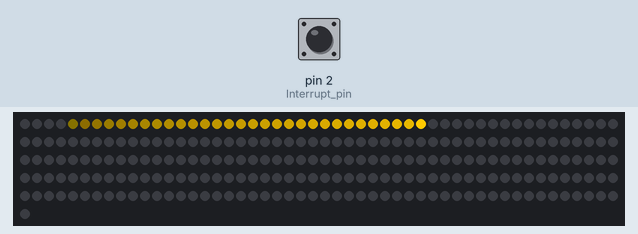
Recording of a sketch running on a simulated Arduino Uno, built with avr-gcc and run on an emulated ATmega328P. Parts: 251 RGB LEDs in strip order, left to right, continuing on the next row. The test bench sets the inputs (shaded band); at power-on: pin 2 (Interrupt_pin) LOW.

Above: at 1.2 s.
1.3 s: pin 2 (Interrupt_pin) pulled HIGH for 3.2 s
At 6.01 s:
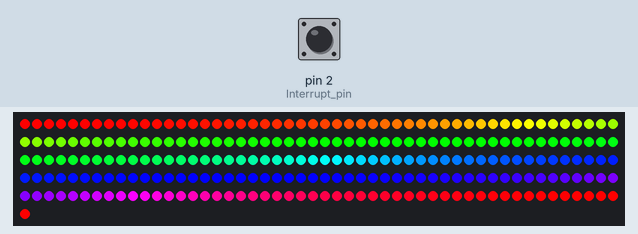
7.5 s: pin 2 (Interrupt_pin) pulled HIGH for 0.15 s
At 9.74 s:
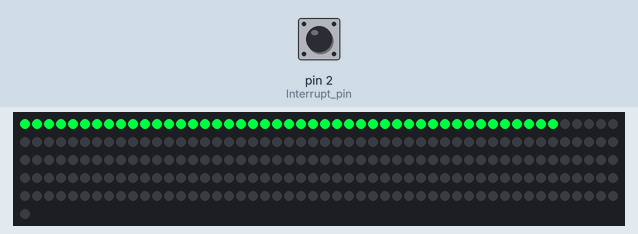
10.6 s: pin 2 (Interrupt_pin) pulled HIGH for 1 s
At 14.25 s:
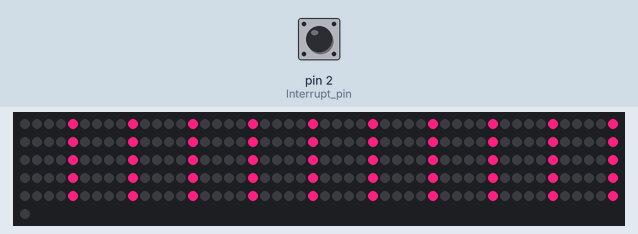
14.3 s: pin 2 (Interrupt_pin) pulled HIGH for 0.15 s
At 17.16 s:
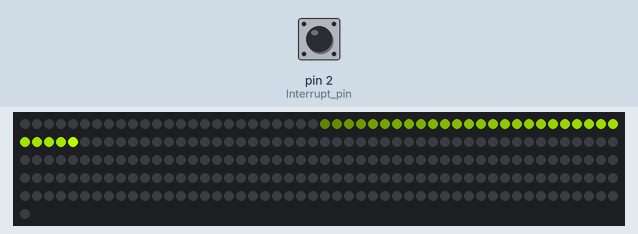

Measured:
- after the input at 1.3 s, the LEDs: first change at once (image 1 shows a later state)
- after the input at 7.5 s, the LEDs: first change at once (image 2 shows a later state)
- after the input at 10.6 s, the LEDs: first change at once (image 3 shows a later state)
- after the input at 14.3 s, the LEDs: first change at once (image 4 shows a later state)

The sketch:

PuppetBase.ino
```cpp
#include <Adafruit_NeoPixel.h>
volatile bool lightsOff = false;
Adafruit_NeoPixel strip(251, 6, NEO_GRB + NEO_KHZ800);

enum EffectType { EFFECT_CYLON, EFFECT_RAINBOW, EFFECT_WIPE, EFFECT_THEATER, EFFECT_COUNT };
EffectType currentEffect = EFFECT_CYLON;

// Effect state variables
int pos = 0, dir = 1;            // For effectCylon
uint16_t firstPixelHue = 0;      // For effectRainbow
int wipePos = 0; bool forward = true; // For effectWipe
int offset = 0;                  // For effectTheater

void setup() {
  strip.begin();
  clearAllPixels(); // Ensure all NeoPixels are off at startup
  pinMode(2, INPUT); // Interrupt pin
  attachInterrupt(digitalPinToInterrupt(2), turnLightsOff, RISING);
}

void resetEffects() {
  pos = 0; dir = 1;
  firstPixelHue = 0;
  wipePos = 0; forward = true;
  offset = 0;
}

// Guarantee all pixels are off
void clearAllPixels() {
  for (int i = 0; i < strip.numPixels(); i++) {
    strip.setPixelColor(i, 0); // Set to black/off
  }
  strip.show();
}

void turnLightsOff() {
  if (digitalRead(2) == HIGH) {
    lightsOff = true;
    clearAllPixels();   // Only clear once when button is pushed
    resetEffects();
    detachInterrupt(digitalPinToInterrupt(2));
  }
}

// Only clear pixels ONCE when lightsOff becomes true
void loop() {
  checkInterruptReset();

  static bool lastLightsOff = false;
  if (lightsOff) {
    if (!lastLightsOff) {
      clearAllPixels();
      lastLightsOff = true;
    }
  } else {
    lastLightsOff = false;
    switch (currentEffect) {
      case EFFECT_CYLON:   effectCylon();   break;
      case EFFECT_RAINBOW: effectRainbow(); break;
      case EFFECT_WIPE:    effectWipe();    break;
      case EFFECT_THEATER: effectTheater(); break;
    }
  }
}

// Check if interrupt pin is LOW for 1 second, then restart LEDs and change effect
void checkInterruptReset() {
  static unsigned long lowStart = 0;
  if (digitalRead(2) == LOW) {
    if (lowStart == 0) lowStart = millis();
    if (millis() - lowStart >= 1000UL && lightsOff) {
      lightsOff = false;
      lowStart = 0;
      clearAllPixels(); // Turn off all NeoPixels every time lights are triggered back on
      currentEffect = static_cast<EffectType>((currentEffect + 1) % EFFECT_COUNT);
      attachInterrupt(digitalPinToInterrupt(2), turnLightsOff, RISING);
    }
  } else {
    lowStart = 0;
  }
}

// --- EFFECTS ---

void effectCylon() {
  const int tailLen = 30;
  int numPixels = strip.numPixels();
  strip.clear();
  uint32_t headColor = strip.ColorHSV((pos * 65536L) / numPixels, 255, 255);
  strip.setPixelColor(pos, headColor);
  for (int t = 1; t <= tailLen; t++) {
    int tailPos = pos - t * dir;
    if (tailPos < 0 || tailPos >= numPixels) continue;
    uint8_t fade = map(t, 1, tailLen, 180, 0);
    uint32_t tailColor = strip.ColorHSV((pos * 65536L) / numPixels, 255, fade);
    strip.setPixelColor(tailPos, tailColor);
  }
  strip.show();
  pos += dir;
  if (pos <= 0 || pos >= numPixels - 1) dir = -dir;
  delay(15);
}

void effectRainbow() {
  int numPixels = strip.numPixels();
  for (int i = 0; i < numPixels; i++) {
    int pixelHue = firstPixelHue + (i * 65536L / numPixels);
    strip.setPixelColor(i, strip.gamma32(strip.ColorHSV(pixelHue)));
  }
  strip.show();
  firstPixelHue += 256;
  delay(20);
}

void effectWipe() {
  int numPixels = strip.numPixels();
  uint32_t color = strip.Color(0, 255, 64); // teal
  strip.clear();
  for (int i = 0; i <= wipePos; i++) {
    strip.setPixelColor(forward ? i : numPixels - 1 - i, color);
  }
  strip.show();
  wipePos++;
  if (wipePos >= numPixels) {
    wipePos = 0;
    forward = !forward;
  }
  delay(10);
}

void effectTheater() {
  int numPixels = strip.numPixels();
  strip.clear();
  for (int i = 0; i < numPixels; i++) {
    if ((i + offset) % 5 == 0) {
      strip.setPixelColor(i, strip.Color(255, 32, 128)); // pinkish
    }
  }
  strip.show();
  offset = (offset + 1) % 5;
  delay(60);
}
```
